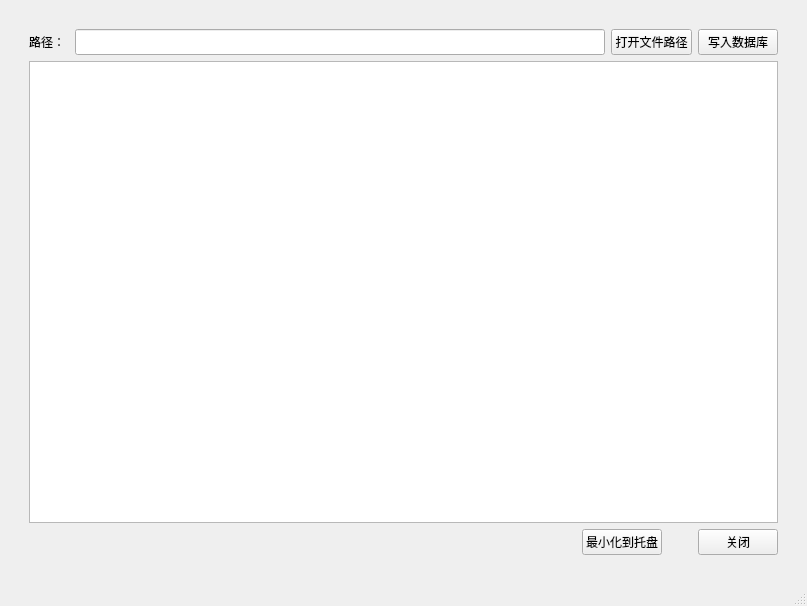
<?xml version="1.0" encoding="UTF-8"?>
<ui version="4.0">
 <class>MainWindow</class>
 <widget class="QMainWindow" name="MainWindow">
  <property name="geometry">
   <rect>
    <x>0</x>
    <y>0</y>
    <width>807</width>
    <height>606</height>
   </rect>
  </property>
  <property name="minimumSize">
   <size>
    <width>500</width>
    <height>300</height>
   </size>
  </property>
  <property name="windowTitle">
   <string>MainWindow</string>
  </property>
  <property name="windowIcon">
   <iconset resource="../res.qrc">
    <normaloff>:/src/icons/logo.png</normaloff>:/src/icons/logo.png</iconset>
  </property>
  <widget class="QWidget" name="centralwidget">
   <layout class="QVBoxLayout" name="verticalLayout_2">
    <item>
     <layout class="QGridLayout" name="gridLayout">
      <property name="leftMargin">
       <number>20</number>
      </property>
      <property name="topMargin">
       <number>20</number>
      </property>
      <property name="rightMargin">
       <number>20</number>
      </property>
      <property name="bottomMargin">
       <number>20</number>
      </property>
      <property name="horizontalSpacing">
       <number>6</number>
      </property>
      <item row="1" column="0">
       <widget class="QTextEdit" name="textEdit_Info">
        <property name="maximumSize">
         <size>
          <width>1677215</width>
          <height>1000</height>
         </size>
        </property>
        <property name="sizeIncrement">
         <size>
          <width>0</width>
          <height>0</height>
         </size>
        </property>
        <property name="baseSize">
         <size>
          <width>10</width>
          <height>0</height>
         </size>
        </property>
       </widget>
      </item>
      <item row="2" column="0">
       <layout class="QHBoxLayout" name="horizontalLayout_3">
        <item>
         <spacer name="horizontalSpacer">
          <property name="orientation">
           <enum>Qt::Horizontal</enum>
          </property>
          <property name="sizeHint" stdset="0">
           <size>
            <width>40</width>
            <height>20</height>
           </size>
          </property>
         </spacer>
        </item>
        <item>
         <widget class="QPushButton" name="btn_MiniToTray">
          <property name="text">
           <string>最小化到托盘</string>
          </property>
         </widget>
        </item>
        <item>
         <spacer name="horizontalSpacer_2">
          <property name="orientation">
           <enum>Qt::Horizontal</enum>
          </property>
          <property name="sizeType">
           <enum>QSizePolicy::Fixed</enum>
          </property>
          <property name="sizeHint" stdset="0">
           <size>
            <width>30</width>
            <height>20</height>
           </size>
          </property>
         </spacer>
        </item>
        <item>
         <widget class="QPushButton" name="btn_Close">
          <property name="text">
           <string>关闭</string>
          </property>
         </widget>
        </item>
       </layout>
      </item>
      <item row="0" column="0">
       <layout class="QHBoxLayout" name="horizontalLayout_2">
        <item>
         <widget class="QLabel" name="label">
          <property name="minimumSize">
           <size>
            <width>40</width>
            <height>0</height>
           </size>
          </property>
          <property name="text">
           <string>路径：</string>
          </property>
         </widget>
        </item>
        <item>
         <widget class="QLineEdit" name="lineEdit_Path">
          <property name="minimumSize">
           <size>
            <width>100</width>
            <height>0</height>
           </size>
          </property>
          <property name="maximumSize">
           <size>
            <width>2000</width>
            <height>500</height>
           </size>
          </property>
         </widget>
        </item>
        <item>
         <widget class="QPushButton" name="btn_Open">
          <property name="minimumSize">
           <size>
            <width>0</width>
            <height>0</height>
           </size>
          </property>
          <property name="text">
           <string>打开文件路径</string>
          </property>
         </widget>
        </item>
        <item>
         <widget class="QPushButton" name="btn_Write">
          <property name="text">
           <string>写入数据库</string>
          </property>
         </widget>
        </item>
       </layout>
      </item>
     </layout>
    </item>
   </layout>
  </widget>
  <widget class="QMenuBar" name="menubar">
   <property name="geometry">
    <rect>
     <x>0</x>
     <y>0</y>
     <width>807</width>
     <height>23</height>
    </rect>
   </property>
  </widget>
  <widget class="QStatusBar" name="statusbar"/>
 </widget>
 <resources>
  <include location="../res.qrc"/>
 </resources>
 <connections/>
</ui>
